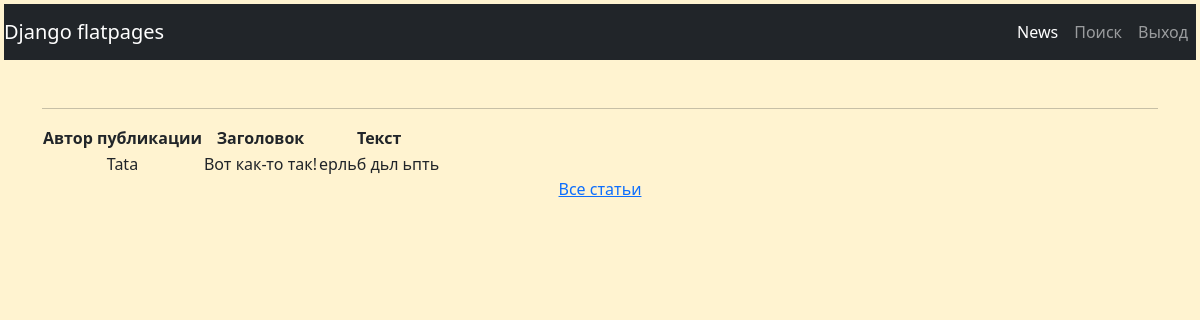
/news/23/ (signed in), run on the app's committed database.
### news/models.py (models this page shows, shortened)
class Post(models.Model):
    author = models.ForeignKey(Author, on_delete=models.CASCADE, verbose_name='автор публикации')
    NEWS = 'NW'
    ARTICLE = 'AR'
    CATEGORY_CHOICES = (
        (NEWS, 'Новость'),
        (ARTICLE, 'Статья'),
    )
    categoryType = models.CharField(max_length=2, choices=CATEGORY_CHOICES, default=ARTICLE)
    dateCreation = models.DateTimeField(auto_now_add=True, verbose_name='Дата публикации')
    postCategory = models.ManyToManyField(Category, through='PostCategory')
    title = models.CharField(max_length=128, verbose_name='Заголовок')
    text = models.TextField(verbose_name='Статья')
    rating = models.SmallIntegerField(default=0)

class Author(models.Model):
    authorUser = models.OneToOneField(User, on_delete=models.CASCADE)
    ratingAuthor = models.SmallIntegerField(default=0)

### news/views.py (the view, shortened to what this page needs)
# urls.py: path('<int:pk>/', PostDetailView.as_view(), name='post_detail'),
class PostDetailView(LoginRequiredMixin, DetailView):
    model = Post  # модель всё та же, но мы хотим получать детали конкретно отдельного товара
    template_name = 'news/post_detail.html'  # название шаблона будет product.html
    queryset = Post.objects.all()
    context_object_name = 'post'  # название объекта
    def post(self, request, *args, **kwargs):
        form = PostForm(request.POST)
        if form.is_valid():
            form.save()
        return super().get(request, *args, **kwargs)

### news/templatetags/custom_filters.py (called while the page is built)
@register.filter(name='censor')
def censor(val, arg):
    bannedList = ['идиот', 'придурок', 'черт', 'козел']
    text = val
    result = ''
    for word in bannedList:
        data = text.lower().replace(word, arg * len(word))
        text = data
    for i in range(len(val)):
        if val[i] != text[i]:
            result += text[i].upper()
        else:
            result += text[i]
    return result

### templates/news/post_detail.html (shortened to what this page needs)
{% extends 'flatpages/default.html' %}
{% load custom_filters %}
{% block content %}
<table>
    <thead>
        <th>Автор публикации</th>
        <th>Заголовок</th>
        <th>Текст</th>
    </thead>
    <tr>
        <td>{{ post.author.authorUser|title }}</td>
        <td>{{ post.title }}</td>
        <td>{{ post.text|censor:"." }}</td>
    </tr>
</table>
<a href="/news/"> Все статьи </a>
{% endblock content %}

### data on the page
Post: author.authorUser "Tata", title "Вот как-то так!", text|censor "ерльб дьл ьпть"
